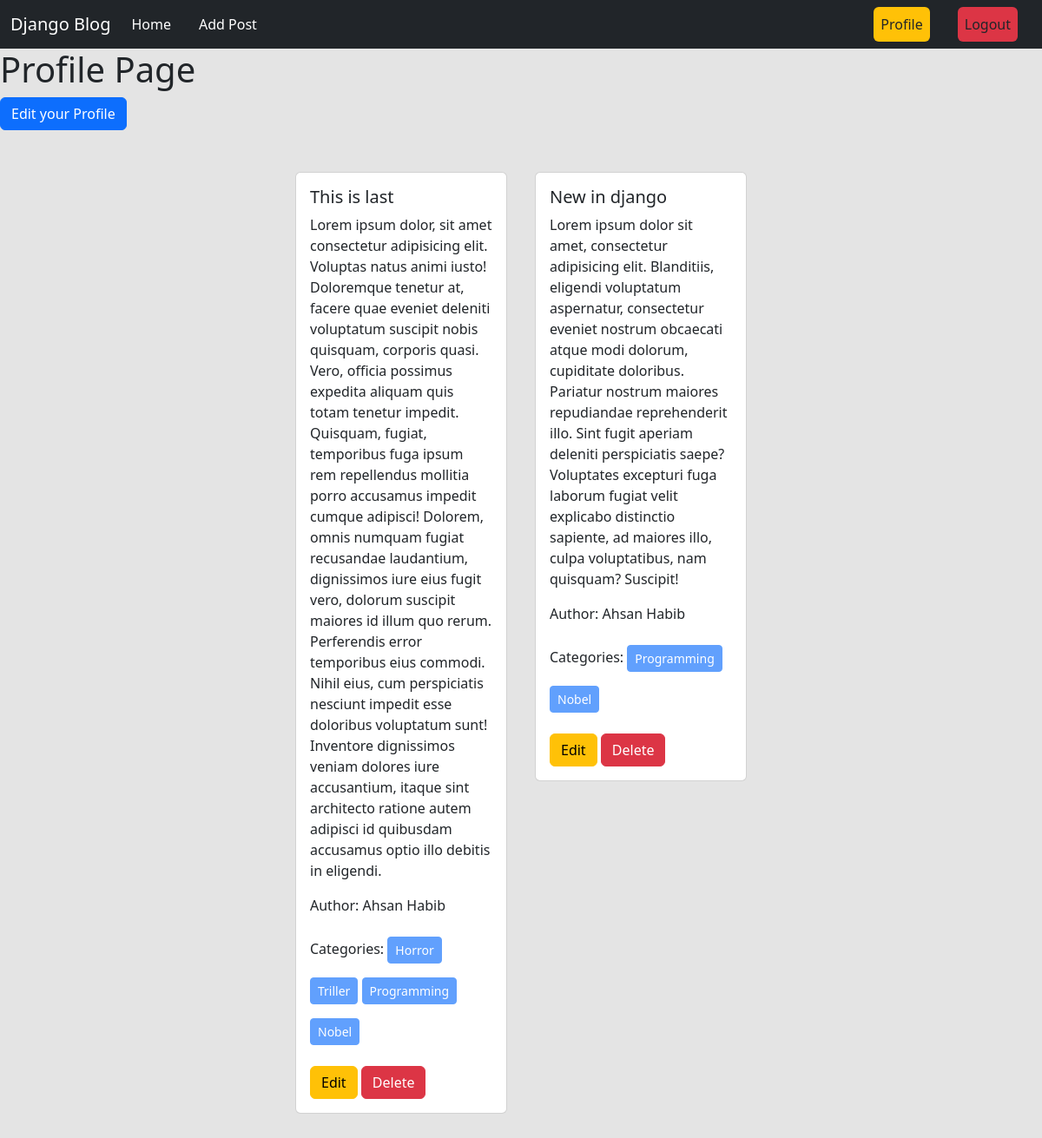
The app's page /author/profile/ (signed in) with its own data.
### post/models.py (models this page shows, shortened)
class Post(models.Model):
    title=models.CharField(max_length=50)
    content=models.TextField()
    category=models.ManyToManyField(Category) # ekta post mutiple categorie te thakte pare abr ekta category te onk gula post thakte pare.
    author=models.ForeignKey(User,on_delete=models.CASCADE)
    image=models.ImageField(upload_to='media/uploads/',null=True,blank=True)

### categories/models.py (models this page shows, shortened)
class Category(models.Model):
    name=models.CharField(max_length=100)
    slug=models.SlugField(max_length=100,unique=True,null=True, blank=True)

### author/views.py (the view)
# urls.py: path('profile/', views.profile, name='profile'),
@login_required
def profile(request):
    data=Post.objects.filter(author=request.user)
    return render(request, 'profile.html',{'data':data})

### author/templates/profile.html
{% extends 'base.html' %}
{% load crispy_forms_tags %}
{% block content %}
<div>
  <h1>Profile Page</h1>
  <a href="{% url 'edit_profile' %}" class="btn btn-primary">Edit your Profile</a>
</div>
<div class="d-flex flex-wrap justify-content-center px-5 my-5">
  {% for i in data %}
    <div class="col-sm-3 mb-3 mb-sm-0">
    <div class="card mx-3">
      <div class="card-body">
        <h5 class="card-title">{{i.title}}</h5>
        <p class="card-text">{{i.content}}</p>
        <p>Author: {{i.author.first_name}} {{i.author.last_name}}</p>
        <p>Categories:
            {% for j in i.category.all %}
              <button class="btn btn-primary btn-sm disabled my-2">{{j.name}}</button>
            {% endfor %}
        </p>
        <a href="{% url 'edit_post' i.id %}" class="btn btn-warning">Edit</a>
        <a href="{% url 'delete_post' i.id %}" class="btn btn-danger">Delete</a>
      </div>
    </div>
  </div>
  {% endfor %}
</div>
{% endblock content %}

### records on screen
Post: title "This is last", content "Lorem ipsum dolor, sit amet consectetur adipisicing elit. Voluptas natus animi iusto! Doloremque tenetur at, facere quae eveniet deleniti voluptatum suscipit nobis quisquam, corporis quasi. Vero, officia possimus expedita aliquam quis totam tenetur impedit. Quisquam, fugiat, temporibus fuga ipsum rem repellendus mollitia porro accusamus impedit cumque adipisci! Dolorem, omnis numquam fugiat recusandae laudantium, dignissimos iure eius fugit vero, dolorum suscipit maiores id illum quo rerum. Perferendis error temporibus eius commodi. Nihil eius, cum perspiciatis nesciunt impedit esse doloribus voluptatum sunt! Inventore dignissimos veniam dolores iure accusantium, itaque sint architecto…", author.first_name "Ahsan", author.last_name "Habib"
Category: name "Horror"
Category: name "Triller"
Category: name "Programming"
Category: name "Nobel"
Post: title "New in django", content "Lorem ipsum dolor sit amet, consectetur adipisicing elit. Blanditiis, eligendi voluptatum aspernatur, consectetur eveniet nostrum obcaecati atque modi dolorum, cupiditate doloribus. Pariatur nostrum maiores repudiandae reprehenderit illo. Sint fugit aperiam deleniti perspiciatis saepe? Voluptates excepturi fuga laborum fugiat velit explicabo distinctio sapiente, ad maiores illo, culpa voluptatibus, nam quisquam? Suscipit!", author.first_name "Ahsan", author.last_name "Habib"
